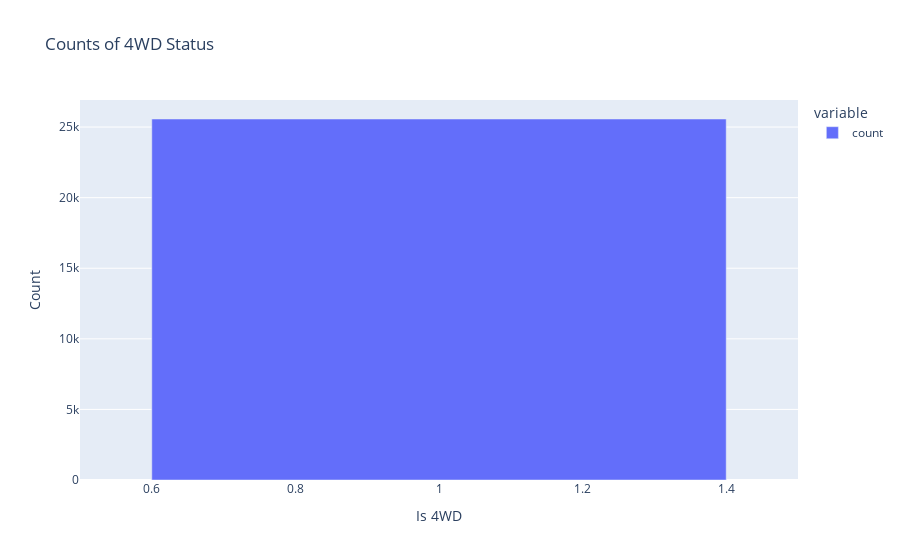

The code cell stored with this chart in its notebook:
### Code cell
is_4wd_counts = vehicles['is_4wd'].value_counts()
fig_is_4wd_hist = px.bar(is_4wd_counts, title='Counts of 4WD Status', labels={'index': 'Is 4WD', 'value': 'Count'})
fig_is_4wd_hist.update_layout(xaxis_title='Is 4WD', yaxis_title='Count')
fig_is_4wd_hist.show()

### Figure 1 — Plotly figure (JSON) as saved in the notebook; plotly's stock layout.template omitted (floating-point values rounded to 4 significant figures)
{"data": [{"alignmentgroup": "True", "hovertemplate": "variable=count<br>is_4wd=%{x}<br>Count=%{y}<extra></extra>", "legendgroup": "count", "marker": {"color": "#636efa", "pattern": {"shape": ""}}, "name": "count", "offsetgroup": "count", "orientation": "v", "showlegend": true, "textposition": "auto", "type": "bar", "x": [1], "xaxis": "x", "y": [25572], "yaxis": "y"}], "layout": {"barmode": "relative", "legend": {"title": {"text": "variable"}, "tracegroupgap": 0}, "title": {"text": "Counts of 4WD Status"}, "xaxis": {"anchor": "y", "domain": [0, 1], "title": {"text": "Is 4WD"}}, "yaxis": {"anchor": "x", "domain": [0, 1], "title": {"text": "Count"}}}}
